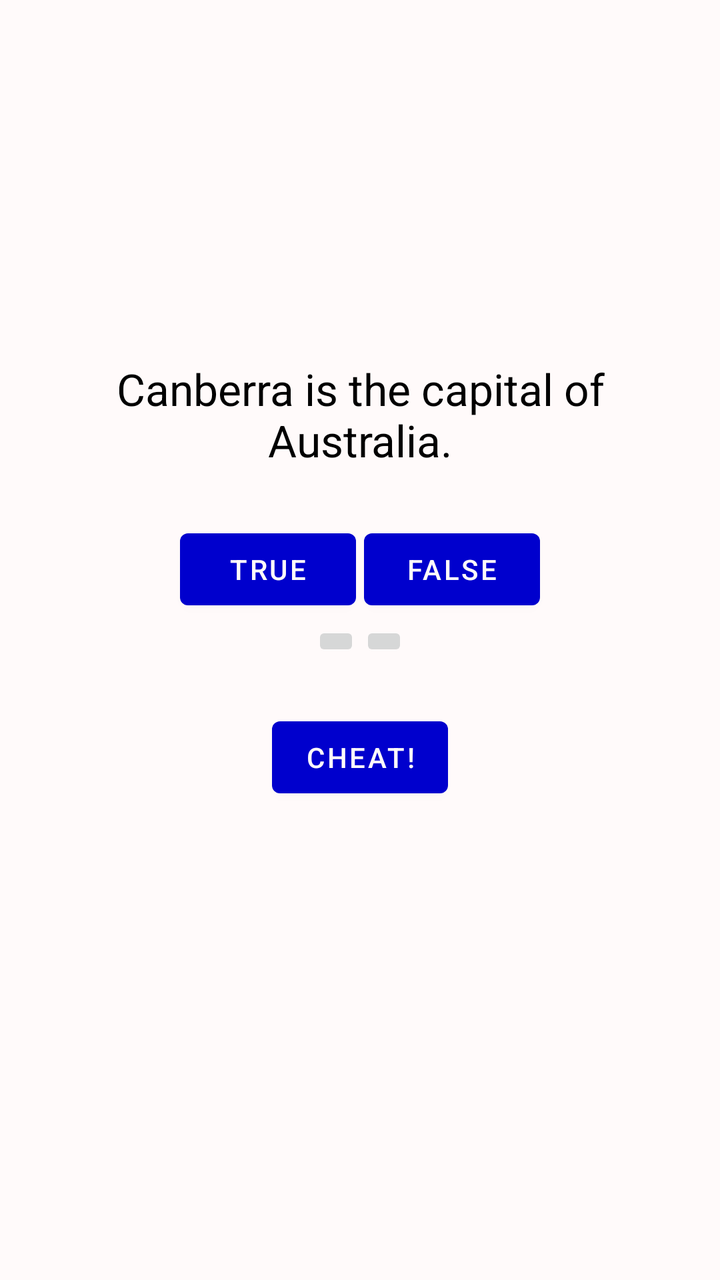
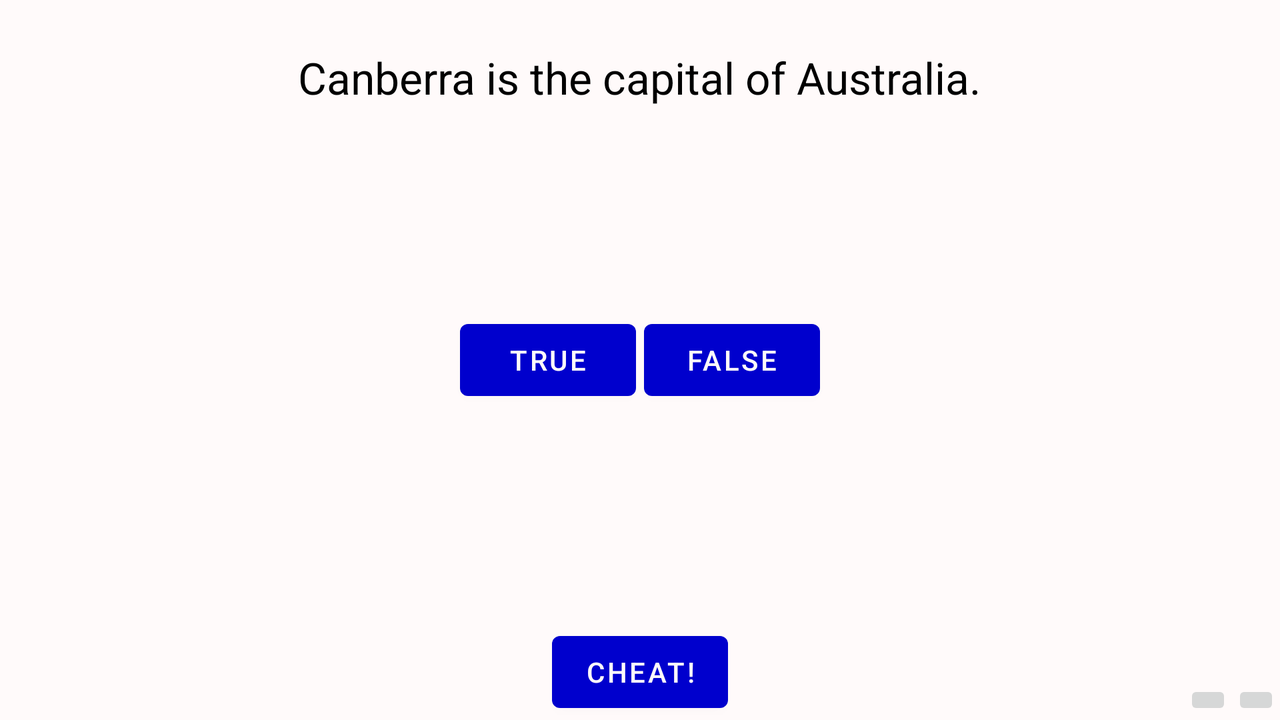

An Android layout and its configuration variant, each rendered on a device that would load it. The default file and the variant file are quoted in full after the pictures.
<!-- AndroidManifest.xml: application theme Theme.GeoQuiz -->
<!-- res/layout/activity_main.xml -->
<?xml version="1.0" encoding="utf-8"?>
<LinearLayout xmlns:android="http://schemas.android.com/apk/res/android"
    xmlns:app="http://schemas.android.com/apk/res-auto"
    xmlns:tools="http://schemas.android.com/tools"
    android:layout_width="match_parent"
    android:layout_height="match_parent"
    android:gravity="center"
    android:background="@color/white"
    android:orientation="vertical"
    tools:context=".MainActivity">

    <TextView
        android:id="@+id/question_text_view"
        android:layout_width="wrap_content"
        android:layout_height="wrap_content"
        android:gravity="center"
        android:padding="24dp"
        android:textSize="22sp"
        android:textColor="@color/black"
        tools:text="@string/question_australia" />

    <LinearLayout
        android:layout_width="wrap_content"
        android:layout_height="wrap_content"
        android:orientation="horizontal">

        <Button
            android:id="@+id/true_button"
            android:layout_width="wrap_content"
            android:layout_height="wrap_content"
            android:layout_margin="2dp"
            android:layout_weight="1"
            android:text="@string/true_button" />

        <Button
            android:id="@+id/false_button"
            android:layout_width="wrap_content"
            android:layout_height="wrap_content"
            android:layout_margin="2dp"
            android:layout_weight="1"
            android:text="@string/false_button" />

    </LinearLayout>


    <LinearLayout
        android:layout_width="wrap_content"
        android:layout_height="wrap_content"

        android:orientation="horizontal">

        <ImageButton
            android:id="@+id/prev_button"
            android:layout_width="wrap_content"
            android:layout_height="wrap_content"
            android:contentDescription="@string/prev_button"
            android:src="@drawable/arrow_left" />

        <ImageButton
            android:id="@+id/next_button"
            android:layout_width="wrap_content"
            android:layout_height="wrap_content"
            android:contentDescription="@string/next_button"
            android:src="@drawable/arrow_right" />

    </LinearLayout>

    <Button
        android:id="@+id/cheat_button"
        android:layout_width="wrap_content"
        android:layout_height="wrap_content"
        android:layout_marginTop="24dp"
        android:text="@string/cheat_button" />

    <TextView
        android:id="@+id/cheats_used_text_view"
        android:layout_width="wrap_content"
        android:layout_height="wrap_content"
        android:layout_gravity="bottom|center"
        android:padding="10dp"
        android:textSize="20sp"
        android:textColor="@color/black" />

    <TextView
        android:id="@+id/api_level_text_view"
        android:layout_width="wrap_content"
        android:layout_height="wrap_content"
        android:layout_gravity="bottom|center"
        android:padding="10dp"
        android:textSize="11sp"
        android:textColor="@color/black" />

</LinearLayout>
<!-- resources referenced by this layout -->
<resources>
  <color name="black">#FF000000</color>
  <color name="white">#FFFFFAFA</color>
  <string name="cheat_button">Cheat!</string>
  <string name="false_button">False</string>
  <string name="next_button">Next</string>
  <string name="prev_button">Prev</string>
  <string name="question_australia">Canberra is the capital of Australia.</string>
  <string name="true_button">True</string>
  <style name="Theme.GeoQuiz" parent="Theme.MaterialComponents.DayNight.NoActionBar">
          
          <item name="colorPrimary">@color/medium_blue</item>
          <item name="colorPrimaryVariant">@color/black</item>
          <item name="colorOnPrimary">@color/white</item>
          
          <item name="colorSecondary">@color/teal_200</item>
          <item name="colorSecondaryVariant">@color/teal_700</item>
          <item name="colorOnSecondary">@color/black</item>
          
          <item name="android:statusBarColor">?attr/colorPrimaryVariant</item>
          
      </style>
  <color name="medium_blue">#FF0000CD</color>
  <color name="teal_200">#FF03DAC5</color>
  <color name="teal_700">#FF018786</color>
</resources>
<!-- res/layout-land/activity_main.xml (the repository's variant of the layout above) -->
<!-- drawn on the phone turned sideways -->
<?xml version="1.0" encoding="utf-8"?>
<FrameLayout xmlns:android="http://schemas.android.com/apk/res/android"
    xmlns:app="http://schemas.android.com/apk/res-auto"
    xmlns:tools="http://schemas.android.com/tools"
    android:layout_width="match_parent"
    android:layout_height="match_parent"
    android:gravity="center"
    android:background="@color/white"
    android:orientation="horizontal"
    tools:context=".MainActivity">

    <TextView
        android:id="@+id/question_text_view"
        android:layout_width="wrap_content"
        android:layout_height="wrap_content"
        android:layout_gravity="center_horizontal"
        android:padding="24dp"
        android:textSize="22sp"
        android:textColor="@color/black"
        android:textAlignment="center"
        tools:text="@string/question_australia" />

    <LinearLayout
        android:layout_width="wrap_content"
        android:layout_height="wrap_content"
        android:layout_gravity="center_vertical|center_horizontal">

        <Button
            android:id="@+id/true_button"
            android:layout_width="wrap_content"
            android:layout_height="wrap_content"
            android:layout_margin="2dp"
            android:layout_weight="1"
            android:text="@string/true_button" />

        <Button
            android:id="@+id/false_button"
            android:layout_width="wrap_content"
            android:layout_height="wrap_content"
            android:layout_margin="2dp"
            android:layout_weight="1"
            android:text="@string/false_button" />

    </LinearLayout>


    <LinearLayout
        android:layout_width="wrap_content"
        android:layout_height="wrap_content"
        android:layout_gravity="bottom|end"
        android:orientation="horizontal">

        <ImageButton
            android:id="@+id/prev_button"
            android:layout_width="wrap_content"
            android:layout_height="wrap_content"
            android:contentDescription="@string/prev_button"
            android:src="@drawable/arrow_left" />

        <ImageButton
            android:id="@+id/next_button"
            android:layout_width="wrap_content"
            android:layout_height="wrap_content"
            android:contentDescription="@string/next_button"
            android:src="@drawable/arrow_right" />

    </LinearLayout>

    <LinearLayout
        android:layout_width="wrap_content"
        android:layout_height="wrap_content"
        android:layout_gravity="bottom|center"
        android:orientation="vertical">

        <TextView
            android:id="@+id/cheats_used_text_view"
            android:layout_width="wrap_content"
            android:layout_height="wrap_content"
            android:layout_gravity="bottom|center_horizontal"
            android:padding="10dp"
            android:textColor="@color/black"
            android:textSize="20sp" />

        <Button
            android:id="@+id/cheat_button"
            android:layout_width="wrap_content"
            android:layout_height="wrap_content"
            android:layout_gravity="bottom|center_horizontal"
            android:text="@string/cheat_button" />

    </LinearLayout>


    <TextView
        android:id="@+id/api_level_text_view"
        android:layout_width="wrap_content"
        android:layout_height="wrap_content"
        android:layout_gravity="bottom|start"
        android:padding="15dp"
        android:textColor="@color/black"
        android:textSize="11sp" />

</FrameLayout>
